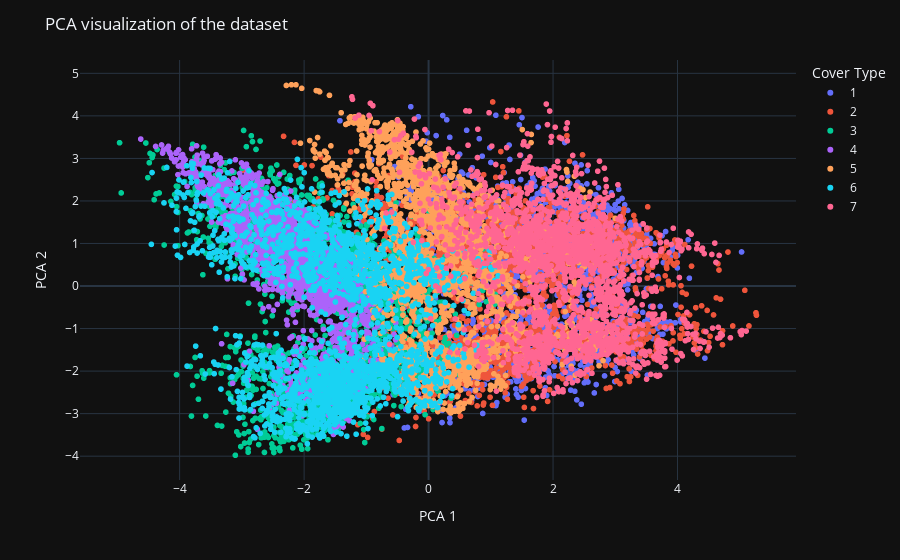

Notebook cell for this chart:
### Code cell
from sklearn.decomposition import PCA
from sklearn.decomposition import FactorAnalysis

pca = PCA(n_components=2)
X_pca = pca.fit_transform(X)

fig = px.scatter(x=X_pca[:, 0], y=X_pca[:, 1], color=y)

fig.update_layout(
    title='PCA visualization of the dataset',
    xaxis_title='PCA 1',
    yaxis_title='PCA 2',
    legend_title='Cover Type',
    showlegend=True,
    template='plotly_dark'
)

fig.show()

### Figure 1 — Plotly figure (JSON) as saved in the notebook; plotly's stock layout.template omitted (floating-point values rounded to 4 significant figures; data arrays with more than 128 entries replaced by an {"elided": "..."} marker saying what was removed)
{"data": [{"hovertemplate": "color=1<br>x=%{x}<br>y=%{y}<extra></extra>", "legendgroup": "1", "marker": {"color": "#636efa", "symbol": "circle"}, "mode": "markers", "name": "1", "showlegend": true, "type": "scattergl", "x": {"elided": "2160 float values"}, "xaxis": "x", "y": {"elided": "2160 float values"}, "yaxis": "y"}, {"hovertemplate": "color=2<br>x=%{x}<br>y=%{y}<extra></extra>", "legendgroup": "2", "marker": {"color": "#EF553B", "symbol": "circle"}, "mode": "markers", "name": "2", "showlegend": true, "type": "scattergl", "x": {"elided": "2160 float values"}, "xaxis": "x", "y": {"elided": "2160 float values"}, "yaxis": "y"}, {"hovertemplate": "color=3<br>x=%{x}<br>y=%{y}<extra></extra>", "legendgroup": "3", "marker": {"color": "#00cc96", "symbol": "circle"}, "mode": "markers", "name": "3", "showlegend": true, "type": "scattergl", "x": {"elided": "2160 float values"}, "xaxis": "x", "y": {"elided": "2160 float values"}, "yaxis": "y"}, {"hovertemplate": "color=4<br>x=%{x}<br>y=%{y}<extra></extra>", "legendgroup": "4", "marker": {"color": "#ab63fa", "symbol": "circle"}, "mode": "markers", "name": "4", "showlegend": true, "type": "scattergl", "x": {"elided": "2160 float values"}, "xaxis": "x", "y": {"elided": "2160 float values"}, "yaxis": "y"}, {"hovertemplate": "color=5<br>x=%{x}<br>y=%{y}<extra></extra>", "legendgroup": "5", "marker": {"color": "#FFA15A", "symbol": "circle"}, "mode": "markers", "name": "5", "showlegend": true, "type": "scattergl", "x": {"elided": "2160 float values"}, "xaxis": "x", "y": {"elided": "2160 float values"}, "yaxis": "y"}, {"hovertemplate": "color=6<br>x=%{x}<br>y=%{y}<extra></extra>", "legendgroup": "6", "marker": {"color": "#19d3f3", "symbol": "circle"}, "mode": "markers", "name": "6", "showlegend": true, "type": "scattergl", "x": {"elided": "2160 float values"}, "xaxis": "x", "y": {"elided": "2160 float values"}, "yaxis": "y"}, {"hovertemplate": "color=7<br>x=%{x}<br>y=%{y}<extra></extra>", "legendgroup": "7", "marker": {"color": "#FF6692", "symbol": "circle"}, "mode": "markers", "name": "7", "showlegend": true, "type": "scattergl", "x": {"elided": "2160 float values"}, "xaxis": "x", "y": {"elided": "2160 float values"}, "yaxis": "y"}], "layout": {"legend": {"title": {"text": "Cover Type"}, "tracegroupgap": 0}, "margin": {"t": 60}, "showlegend": true, "title": {"text": "PCA visualization of the dataset"}, "xaxis": {"anchor": "y", "domain": [0, 1], "title": {"text": "PCA 1"}}, "yaxis": {"anchor": "x", "domain": [0, 1], "title": {"text": "PCA 2"}}}}
